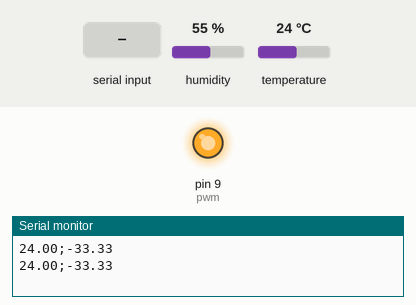
Recording of a sketch running on a simulated Arduino Uno, built with avr-gcc and run on an emulated ATmega328P. On the bench: output pins drawn as LEDs (lit = HIGH), the last lines printed to the serial monitor. Inputs (shaded band) come from the test bench; at power-on: temperature 24 °C, humidity 55 %.

Above: at 1.2 s.
1.3 s: temperature set to 25.1 °C
3.2 s: temperature set to 26 °C
At 5.2 s:
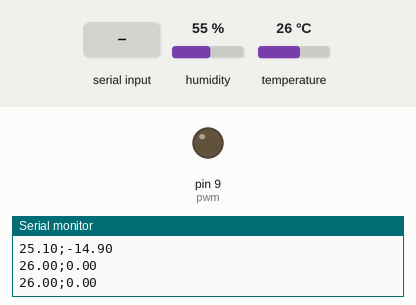
5.5 s: "B90\n" received over Serial
At 8.0 s:
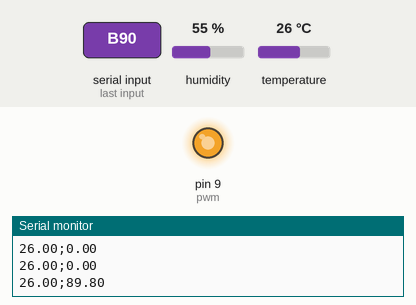
8.5 s: "B,45\n" received over Serial
At 10.7 s:
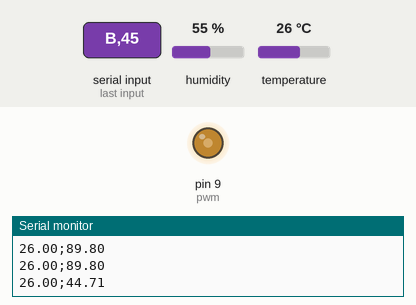
Timing chart, 0 to 12.2 s (numbered marks = the images above; inputs shaded):
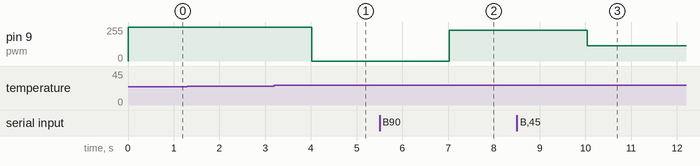

Measured:
- the behaviour switches between 25.9 and 26 °C on temperature (found by bisection; images 0 and 1)
- after the input at 3.2 s, pin 9 (pwm): 255/255 → 0/255 after 0.82 s
- after the input at 5.5 s, pin 9 (pwm): 0/255 → 229/255 after 1.5 s
- after the input at 8.5 s, pin 9 (pwm): 229/255 → 114/255 after 1.5 s

The sketch:

arduinoCode.ino
```cpp
#include <Adafruit_Sensor.h>
#include <DHT.h>
#include <DHT_U.h>
#include <PID_v1.h>
#define DHT22_PIN 8
#define pwm  9

int fanSpeedPercentage = 0;
char mode = 'A';
double pwmValue = 0;


DHT dht(DHT22_PIN,  DHT22);

void setup() {
  Serial.begin(9600);
  dht.begin();
  analogWrite(pwm, 0);
}

void loop() {
  double temp = dht.readTemperature();
  if (mode == 'A') {
    pwmValue = map(temp*100, 2600, 3200, 0, 255);
    analogWrite(pwm, pwmValue);
  } else if (mode == 'B') {
    pwmValue = 255*fanSpeedPercentage/100;
    analogWrite(pwm, pwmValue);
  }
  if (Serial.available() > 0) {
    mode = (char)Serial.read();
    if (mode == 'B') {
      fanSpeedPercentage = Serial.parseInt();
    }
  }
  Serial.println(String(temp)+";"+String(pwmValue/255*100));
  delay(1000);
}
```
